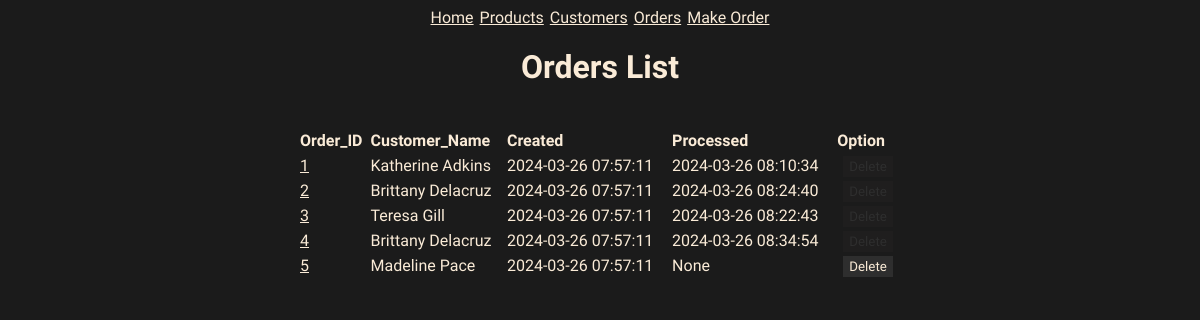
The page /orders on the database its author committed.
### models.py (models this page shows, shortened)
class Order(db.Model):
    id = mapped_column(Integer, primary_key=True)
    customer_id = mapped_column(Integer, ForeignKey(Customer.id), nullable=False)
    customer = relationship("Customer", back_populates="orders")
    total = mapped_column(Numeric, nullable=False, default=0)
    items = relationship("ProductOrder", back_populates="order", cascade="all, delete-orphan")
    date_created = mapped_column(DateTime(timezone=True), default=func.now())
    processed = mapped_column(DateTime(timezone=True), nullable=True)

class Customer(db.Model):
    id = mapped_column(Integer, primary_key=True)
    name = mapped_column(String(50), nullable=False, unique=True)
    phone = mapped_column(String(50), nullable=False)
    balance = mapped_column(Numeric, nullable=False, default=0)
    orders = relationship("Order", back_populates="customer")

### app.py (the view)
@app.route("/orders", methods=['GET', 'POST'])
def orders_list():
        statement = db.select(Order).order_by(Order.id)
        records = db.session.execute(statement)
        results = records.scalars()
        return render_template("orders.html", orders = results)

### templates/orders.html
{% extends "base.html" %}
{% block content %}
<h1>Orders List</h1>
<table>
    <thead>
        <tr>
            <th>Order_ID</th>
            <th>Customer_Name</th>
            <th>Created</th>
            <th>Processed</th>
            <th>Option</th>
        </tr>
    </thead>
    <tbody>
        {% for order in orders %}
        {% set class_name = "pending" %}
        {% if order.processed %}
        {% set class_name = "processed" %}
        {% endif %}
        <tr class="{{ class_name }}">
            <td><a href="/order/{{order.id}}">{{ order.id }}</a></td>
            <td>{{ order.customer.name }}</td>
            <td>{{ order.date_created }}</td>
            <td>{{ order.processed }}</td>
            <td><a href="/order/{{order.id}}/delete" class="btn {{ class_name }}"
                    onclick="return confirm('Are you sure to delete?')">Delete</a></td>
        </tr>
        {% endfor %}
    </tbody>
</table>
{% endblock %}

### static/style.css (style rules this page uses)
:root { --font-color: antiquewhite; --background: #1b1b1b; --bg-variant: #2e2e2e; --bg-variant-dark: #1f1e1e; }
body { display: flex; align-items: center; justify-content: center; background-color: var(--background); color: var(--font-color); font-family: "Roboto Condensed", sans-serif; }
a { color: var(--font-color); }
table { margin-top: 20px; width: 100%; border-collapse: collapse; }
th, td { text-align: left; padding: 3px 0; }
.btn { cursor: pointer; font-family: "Roboto Condensed", sans-serif; font-weight: 500; font-size: smaller; background-color: var(--bg-variant); color: var(--font-color); padding: 3px 6px; text-decoration: none; margin-left: 6px; }
.btn.processed { cursor: not-allowed; pointer-events: none; background-color: var(--bg-variant-dark); color: var(--bg-variant); }
.btn.pending { background-color: var(--bg-variant); color: var(--font-color); }

### rows shown on the page
Order: id "1", customer.name "Katherine Adkins", date_created "2024-03-26 07:57:11", processed "2024-03-26 08:10:34"
Order: id "2", customer.name "Brittany Delacruz", date_created "2024-03-26 07:57:11", processed "2024-03-26 08:24:40"
Order: id "3", customer.name "Teresa Gill", date_created "2024-03-26 07:57:11", processed "2024-03-26 08:22:43"
Order: id "4", customer.name "Brittany Delacruz", date_created "2024-03-26 07:57:11", processed "2024-03-26 08:34:54"
Order: id "5", customer.name "Madeline Pace", date_created "2024-03-26 07:57:11", processed "None"
